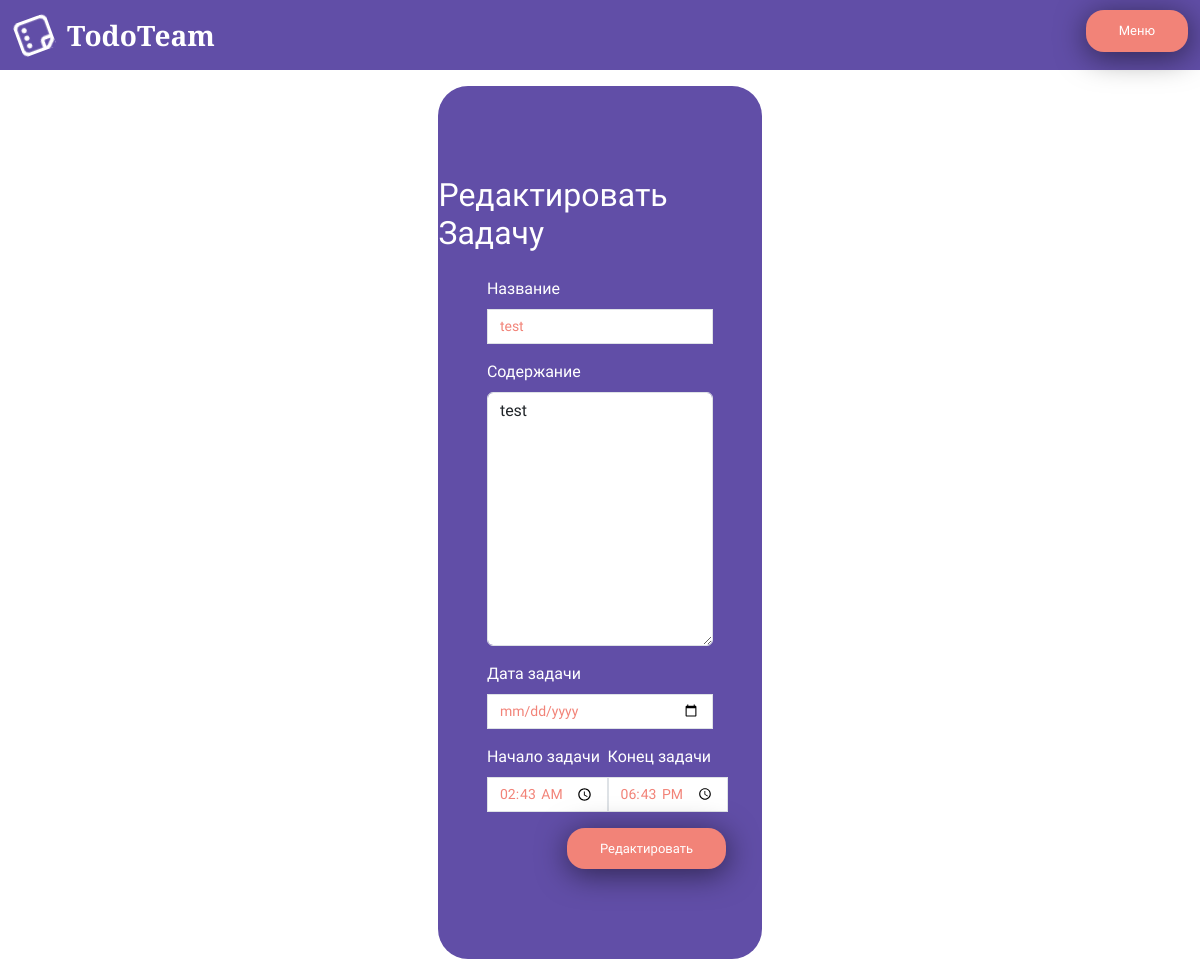
Page /user/personalArea/6/edit on the committed database.
### task/models.py (models this page shows, shortened)
class Task(models.Model):
    title_task = models.CharField(max_length=100)
    description_task = models.TextField()
    date_task = models.DateField()
    task_time_start = models.TimeField()
    task_time_end = models.TimeField()
    created_at = models.DateTimeField(auto_now_add=True)
    updated_at = models.DateTimeField(auto_now=True)
    status = models.ForeignKey('TaskStatus', on_delete=models.CASCADE, null=True, blank=True)
    command = models.ForeignKey(Command, on_delete=models.CASCADE, null=True, blank=True)
    user_take = models.ForeignKey(User, on_delete=models.SET_NULL, null=True, blank=True, related_name='tasks_taken')
    class Meta:
        verbose_name_plural = "Задачи"
        verbose_name = "Задача"

### user/views.py (the view, shortened to what this page needs)
# urls.py: path('personalArea/<int:pk>/edit', updateTaskView.as_view(), name='updateTask'),
class updateTaskView(UpdateView):
    model = Task
    form_class = editTaskForm
    template_name = 'user/edittask.html'
    success_url = 'personal_area'

### user/templates/user/edittask.html (shortened to what this page needs)
{% extends 'user/aside.html' %}
{% load static %}
{% block content %}
<section class="container_content">
    <div class="d-flex justify-content-evenly m-3 Registaration">
        <div class="form_template d-flex flex-column align-items-center text-white gap-3">
            <h1>Редактировать Задачу</h1>
            <form method="post">
                <div class="mb-3">
                    <label for="" class="form-label">Название</label>
                    {{ form.title_task }}
                </div>
                <div class="mb-3">
                    <label for="" class="form-label">Содержание</label>
                    {{ form.description_task }}
                </div>
                <div class="mb-3">
                    <label for="" class="form-label">Дата задачи</label>
                    {{ form.date_task }}
                </div>
                <div class="d-flex mb-3">
                    <div>
                        <label for="" class="form-label">Начало задачи</label>
                        {{ form.task_time_start }}
                    </div>
                    <div>
                        <label for="" class="form-label">Конец задачи</label>
                        {{ form.task_time_end }}
                    </div>
                </div>
                <button type="submit" class="btn btn auth_button form_template_button">Редактировать</button>
            </form>
        </div>
    </div>
</section>
{% endblock %}

### main/static/main/style/style.css (style rules this page uses)
* { margin: 0; padding: 0; }
body { font-family: "Dela Gothic One", sans-serif; font-weight: 400; font-style: normal; }
.auth_button { background-color: #F28378; color: #FFFFFF; font-size: 13px; padding: 10px 32px; border-radius: 18px; box-shadow: 1px 5px 30px 1px rgba(0, 0, 0, 0.5); }
.form_template { background-color: #614EA7; width: 40%; border-radius: 30px; padding: 90px 0px; }
.form_template h1 { font-size: 32px; }
.form_template form { width: 70%; }
.form_template form div { margin: 0 auto; }
.form_template form div input { border-radius: 0; width: 100%; font-size: 14px; font-weight: 100; color: #F28378; }
.form_template_button { text-align: center; margin-left: 80px; }
.container_content { margin: 0 auto; width: 70%; }

### rows in the picture
Task: title_task "test", description_task "test", task_time_start "02:43:00", task_time_end "18:43:00"
